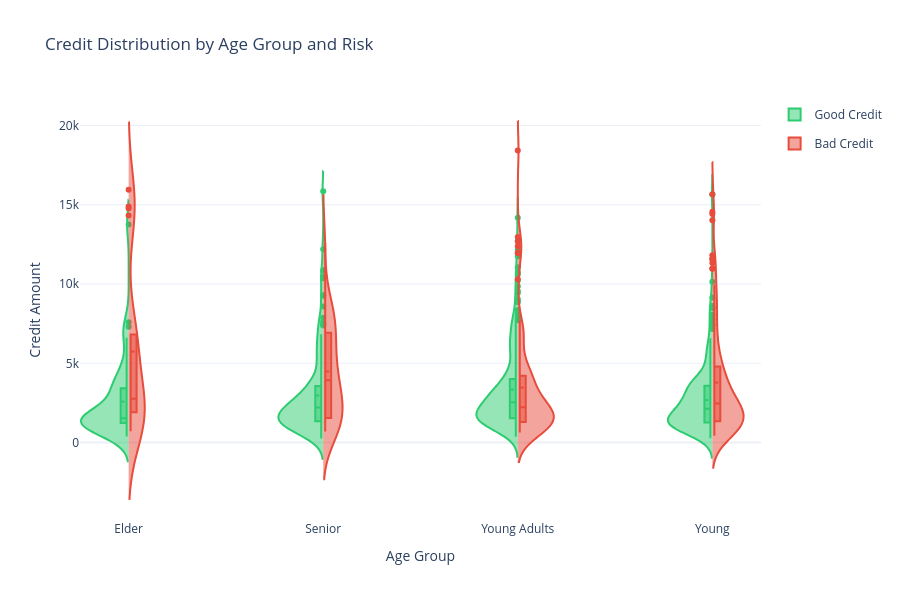

The code cell stored with this chart in its notebook:
### Code cell
import plotly.graph_objects as go

fig = go.Figure()

# Good Credit
fig.add_trace(go.Violin(
    x=good_credit_df['Age_Group'],
    y=good_credit_df['Credit_amount'],
    name='Good Credit',
    legendgroup='Good',
    scalegroup='group',
    side='negative',
    box_visible=True,
    meanline_visible=True,
    line_color='#2ECC71'
))

# Bad Credit
fig.add_trace(go.Violin(
    x=bad_credit_df['Age_Group'],
    y=bad_credit_df['Credit_amount'],
    name='Bad Credit',
    legendgroup='Bad',
    scalegroup='group',
    side='positive',
    box_visible=True,
    meanline_visible=True,
    line_color='#E74C3C'
))

# Layout
fig.update_layout(
    title="Credit Distribution by Age Group and Risk",
    yaxis_title="Credit Amount",
    xaxis_title="Age Group",
    violinmode='overlay',
    template="plotly_white",
    height=600
)

fig.show()

### Figure 1 — Plotly figure (JSON) as saved in the notebook; plotly's stock layout.template omitted (floating-point values rounded to 4 significant figures; data arrays with more than 128 entries replaced by an {"elided": "..."} marker saying what was removed)
{"data": [{"box": {"visible": true}, "legendgroup": "Good", "line": {"color": "#2ECC71"}, "meanline": {"visible": true}, "name": "Good Credit", "scalegroup": "group", "side": "negative", "type": "violin", "x": {"elided": "700 str values"}, "y": {"elided": "700 int values"}}, {"box": {"visible": true}, "legendgroup": "Bad", "line": {"color": "#E74C3C"}, "meanline": {"visible": true}, "name": "Bad Credit", "scalegroup": "group", "side": "positive", "type": "violin", "x": {"elided": "300 str values"}, "y": {"elided": "300 int values"}}], "layout": {"height": 600, "title": {"text": "Credit Distribution by Age Group and Risk"}, "violinmode": "overlay", "xaxis": {"title": {"text": "Age Group"}}, "yaxis": {"title": {"text": "Credit Amount"}}}}
